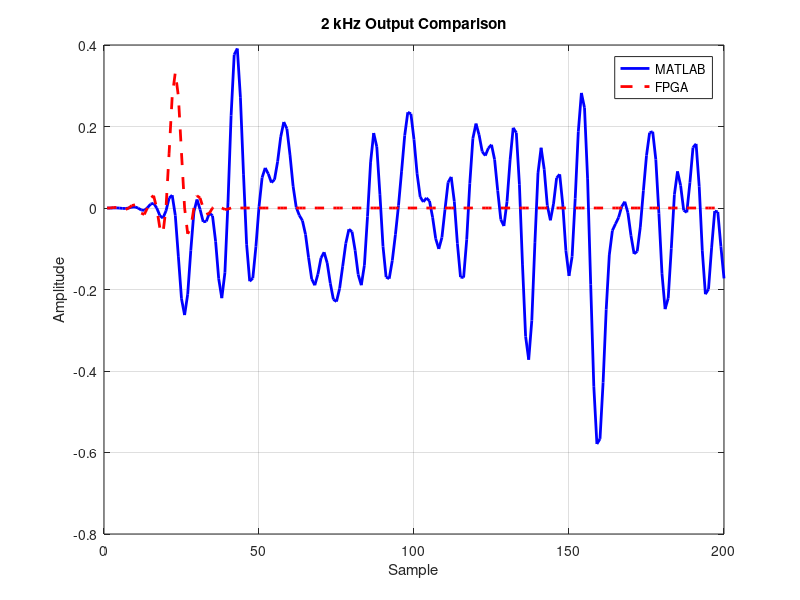

This chart was generated by the following MATLAB code: (Note: this script raises an error after producing the figure.)
clc;
clear;
close all;

Fs = 48000;

%% Read files

x = load('input_samples.txt');
y_fpga = load('output_samples.txt');

x = double(x)/32768;
y_fpga = double(y_fpga)/32768;

%% Same coefficients as RTL

h = [
0
38
48
0
-85
-114
0
200
258
0
-414
-518
0
798
992
0
-1582
-2074
0
4416
8970
10903
8970
4416
0
-2074
-1582
0
992
798
0
-518
-414
0
258
200
0
-114
-85
0
48
38
0
]/32768;

%% MATLAB reference

y_matlab = filter(h,1,x);

%% Equal lengths

N = min(length(y_matlab),length(y_fpga));

y_matlab = y_matlab(1:N);
y_fpga   = y_fpga(1:N);

%% Plot first 200 samples

figure;

plot(y_matlab(1:200),'b','LineWidth',2);

hold on;

plot(y_fpga(1:200),'r--','LineWidth',2);

grid on;

legend('MATLAB','FPGA');

title('2 kHz Output Comparison');

xlabel('Sample');

ylabel('Amplitude');

%% Error

err = y_fpga-y_matlab;

fprintf('\nMean Error : %.10f\n',mean(abs(err)));
fprintf('RMS Error  : %.10f\n',rms(err));
fprintf('Max Error  : %.10f\n',max(abs(err)));

%% First 80 samples

disp(table((1:80)',...
           y_matlab(1:80),...
           y_fpga(1:80),...
           err(1:80),...
'VariableNames',{'Index','MATLAB','FPGA','Error'}));
